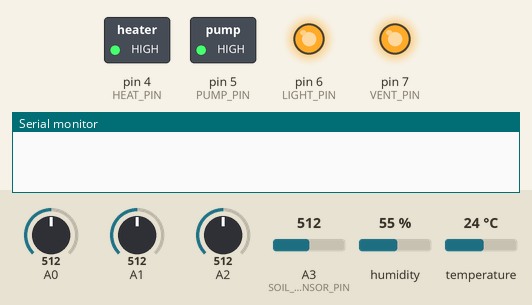
The sketch below on a simulated Arduino Uno, built with avr-gcc and run on an emulated ATmega328P. Parts: switched loads named in the sketch (green lamp = pin HIGH), output pins drawn as LEDs (lit = HIGH), the last lines printed to the serial monitor. Inputs (shaded band) come from the test bench; at power-on: temperature 24 °C, A3 (SOIL_MOISTURE_SENSOR_PIN) = 512, A0 = 512, A1 = 512, A2 = 512, humidity 55 %.

Above: at 1.2 s.
1.3 s: temperature set to 28 °C
7.3 s: temperature set to 31 °C
At 9.1 s:
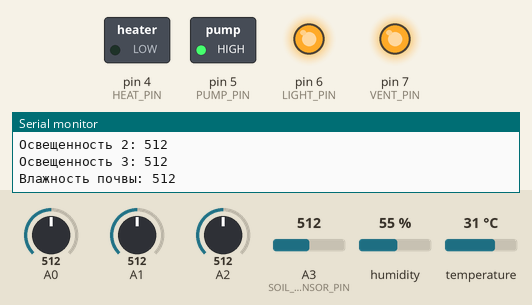
13.3 s: temperature set to 12 °C
At 14.9 s:
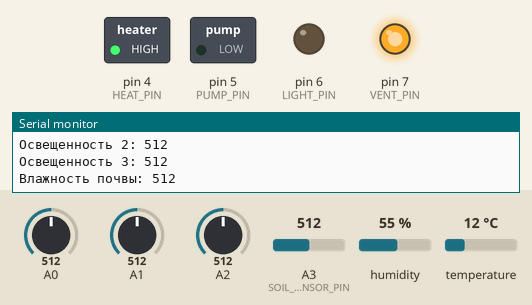
19.3 s: A3 (SOIL_MOISTURE_SENSOR_PIN) set to 893
21.5 s: A3 (SOIL_MOISTURE_SENSOR_PIN) set to 911
At 22.3 s:
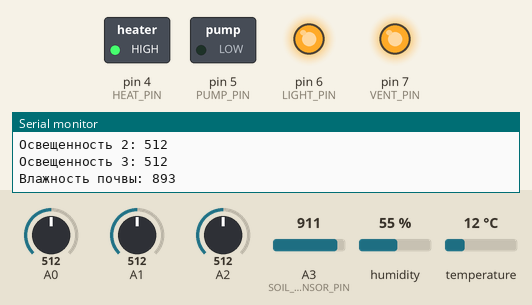
23.0 s: temperature set to 33 °C
At 25.6 s:
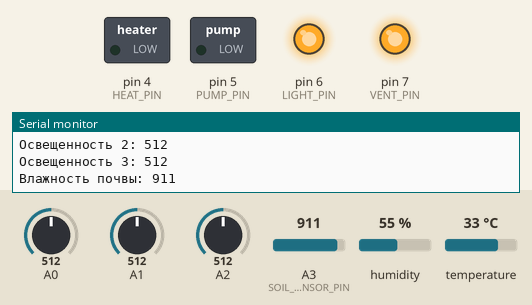
Timing chart, 0 to 26.8 s (numbered marks = the images above; inputs shaded):
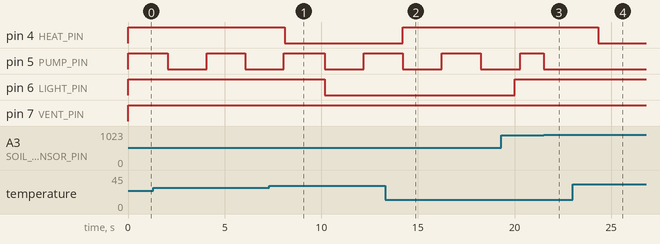

Measured:
- the behaviour switches between 29 and 30 °C on temperature (found by bisection; images 0 and 1)
- the behaviour switches between 899 and 900 on A3 (SOIL_MOISTURE_SENSOR_PIN) (found by bisection; images 2 and 3)
- after the input at 7.3 s, pin 4 (HEAT_PIN): HIGH → LOW after 0.82 s
- after the input at 13.3 s, pin 4 (HEAT_PIN): LOW → HIGH after 0.92 s
- after the input at 21.5 s, pin 5 (PUMP_PIN): HIGH → LOW after 0.00 s instead of 0.81 s
- after the input at 23.0 s, pin 4 (HEAT_PIN): HIGH → LOW after 1.3 s

The sketch:

Task_3.ino
```cpp
#include "DHT.h"

#define PUMP_PIN 5
#define LIGHT_PIN 6
#define HEAT_PIN 4
#define VENT_PIN 7

#define TEMP_HUMID_SENSOR_PIN 12
#define SOIL_MOISTURE_SENSOR_PIN 3

const int Light_Sensors_Count = 3;
const int LIGHT_SENSORS_PINS[Light_Sensors_Count] = {0, 1, 2};

int Air_Humidity_Value;
int Temperature_Value;
int Soil_Moisture_Value;
int Lighting_Values[Light_Sensors_Count];

bool Light_Status;
bool Heat_Status;
bool Vent_Status;

bool Low_Moisture_Flag;
bool Pump_Status;

unsigned long Previous_Time_Marker = 0;
unsigned long Current_Time_Value;
const unsigned long Day_Period = 10*1000;
const unsigned long Night_Period = 10*1000;
bool Night_Flag;

unsigned long Last_Serial_Time = 0;
const unsigned long Serial_Output_Interval = 5000;

unsigned long Watering_Start_Time = 0;
unsigned long Watering_Stop_Time = 0;
const unsigned long Watering_Duration = 2000;
const unsigned long Watering_Pause = 2000;
bool Watering_In_Progress = false;
bool Pump_Active_State;

struct Thresholds{
  int Temperature;
  int Air_Humidity;
  int Soil_Moisture;
  int Light;
};

struct Thresholds Min_Values;
struct Thresholds Max_Values;

DHT dht(TEMP_HUMID_SENSOR_PIN, DHT11);

void setup() {
  Serial.begin(9600);
  dht.begin();
  pinMode(PUMP_PIN, OUTPUT);
  pinMode(LIGHT_PIN, OUTPUT);
  pinMode(HEAT_PIN, OUTPUT);
  pinMode(VENT_PIN, OUTPUT);
  Initialize_Thresholds();
}

void Time_Cycle_Manager(){
  Current_Time_Value = millis();
  if (Current_Time_Value - Previous_Time_Marker < Day_Period){
    Night_Flag = false;
  }
  else if (Current_Time_Value - Previous_Time_Marker > Day_Period && Current_Time_Value - Previous_Time_Marker < Night_Period + Day_Period){
    Night_Flag = true;
  }
  else if (Current_Time_Value - Previous_Time_Marker > Night_Period){
    Night_Flag = false;
    Previous_Time_Marker = Current_Time_Value;
  }
}

void Read_Light_Sensors() {
  for (int i = 0; i < Light_Sensors_Count; i++) {
    Lighting_Values[i] = analogRead(LIGHT_SENSORS_PINS[i]);
  }
}

bool Determine_Light_Control() {
  int Low_Light_Counter = 0;
  for (int i = 0; i < Light_Sensors_Count; i++) {
    if (Lighting_Values[i] >= Min_Values.Light) {
      Low_Light_Counter = Low_Light_Counter + 1;
    }
  }

  int Majority_Threshold = Light_Sensors_Count / 2 + 1;
  return (Low_Light_Counter >= Majority_Threshold && Night_Flag == false);
}

void Check_Light_Condition(){
  Light_Status = Determine_Light_Control();
}

void Check_Temperature_Condition(const int Temp_Value){
  if (Temp_Value < Min_Values.Temperature){
    Heat_Status = true;
  }
  else if (Temp_Value >= Max_Values.Temperature){
    Heat_Status = false;
  }
}

void Check_Air_Humidity_Condition(const int Humidity_Value){
  if (Humidity_Value > Max_Values.Air_Humidity){
    Vent_Status = true;
  }
  else if (Humidity_Value <= Min_Values.Air_Humidity){
    Vent_Status = false;
  }
}

void Check_Soil_Moisture_Condition(const int Moisture_Value){
  if (Soil_Moisture_Value < Min_Values.Soil_Moisture){
    Low_Moisture_Flag = true;
  }
  else if (Soil_Moisture_Value >= Max_Values.Soil_Moisture){
    Low_Moisture_Flag = false;
  }
}

void Control_Light_System(const bool Light_State){
  if (Light_State == true){
    digitalWrite(LIGHT_PIN , HIGH);
  }
  else{
    digitalWrite(LIGHT_PIN , LOW);
  }
}

void Control_Heating_System(const bool Heat_State){
  if (Heat_State == true){
    digitalWrite(HEAT_PIN , HIGH);
  }
  else{
    digitalWrite(HEAT_PIN , LOW);
  }
}

void Control_Ventilation_System(const bool Vent_State, const bool Heat_State){
  if (Vent_State == true || Heat_State == true){
    digitalWrite(VENT_PIN , HIGH);
  }
  else{
    digitalWrite(VENT_PIN , LOW);
  }
}

void Determine_Pump_Operation(const bool Moisture_Low_Flag){
   if (Moisture_Low_Flag == false){
    Pump_Status = false;
    Watering_In_Progress = false;
  }
  else {
    if (Watering_In_Progress == true && Pump_Active_State == true){
      if (Current_Time_Value - Watering_Start_Time < Watering_Duration){
        Pump_Status = true;
      }
      else{
        Pump_Status = false;
        Pump_Active_State = false;
        Watering_Stop_Time = Current_Time_Value;
      }
    }
    else if (Watering_In_Progress == true && Pump_Active_State == false){
      if (Current_Time_Value - Watering_Stop_Time < Watering_Pause){
          Pump_Status = false;
      }
      else{
          Watering_In_Progress = false;
      }
    }
    else if (Watering_In_Progress == false){
      Pump_Active_State = true;
      Watering_Start_Time = Current_Time_Value;
      Watering_In_Progress = true;
    }
  }
}

void Operate_Pump_System(const bool Pump_State){
    if (Pump_State == true){
    digitalWrite(PUMP_PIN , HIGH);
  }
  else{
    digitalWrite(PUMP_PIN , LOW);
  }
}

void Initialize_Thresholds(){
  Min_Values.Temperature = 29;
  Min_Values.Air_Humidity = 20;
  Min_Values.Soil_Moisture = 900;
  Min_Values.Light = 200;

  Max_Values.Temperature = 30;
  Max_Values.Air_Humidity = 40;
  Max_Values.Soil_Moisture = 10;
  Max_Values.Light = 20;
}

void Output_Serial_Data(){
  Serial.print("Температура: ");
  Serial.println(Temperature_Value);
  Serial.print("Влажность воздуха: ");
  Serial.println(Air_Humidity_Value);

  for (int i = 0; i < Light_Sensors_Count; i++) {
    Serial.print("Освещенность ");
    Serial.print(i + 1);
    Serial.print(": ");
    Serial.println(Lighting_Values[i]);
  }

  Serial.print("Влажность почвы: ");
  Serial.println(Soil_Moisture_Value);
  Serial.println();
}

void loop(){
  Air_Humidity_Value = dht.readHumidity();
  Temperature_Value = dht.readTemperature();
  Soil_Moisture_Value = analogRead(SOIL_MOISTURE_SENSOR_PIN);

  Read_Light_Sensors();

  Time_Cycle_Manager();
  Check_Light_Condition();
  Check_Temperature_Condition(Temperature_Value);
  Check_Air_Humidity_Condition(Air_Humidity_Value);
  Check_Soil_Moisture_Condition(Soil_Moisture_Value);

  Control_Light_System(Light_Status);
  Control_Heating_System(Heat_Status);
  Control_Ventilation_System(Vent_Status, Heat_Status);

  Determine_Pump_Operation(Low_Moisture_Flag);
  Operate_Pump_System(Pump_Status);

  if (Current_Time_Value - Last_Serial_Time >= Serial_Output_Interval) {
    Output_Serial_Data();
    Last_Serial_Time = Current_Time_Value;
  }
}
```

Task_1.cpp
```cpp
#include <stdio.h>

typedef long long int RUB;

struct Person {
    RUB bank_account;
    RUB income;
    RUB rent_price;
    RUB food_price;
    RUB invested_money;
    RUB mortgage;
    RUB other_spendings;
    RUB flat_price;
    RUB all_spendings;
};

struct Person alice;
struct Person bob;

void alice_init() {
    alice.bank_account = 1000 * 1000;
    alice.income = 300 * 1000;
    alice.rent_price = 60 * 1000;
    alice.food_price = 25 * 1000;
    alice.other_spendings = 30 * 1000;
    alice.invested_money = alice.income - (alice.rent_price + alice.food_price + alice.other_spendings);
}

void bob_init() {
    bob.bank_account = 500 * 1000;
    bob.income = 200 * 1000;
    bob.flat_price = 20 * 1000 * 1000;
    bob.food_price = 25 * 1000;
    bob.other_spendings = 30 * 1000;
    bob.mortgage = 60 * 1000;
    bob.invested_money = bob.income - (bob.mortgage + bob.food_price + bob.other_spendings);
}

void alice_print() {
    printf("Alice bank account = %lld rub.\n", alice.bank_account);
}

void bob_print() {
    printf("Bob bank account = %lld rub.\n", bob.bank_account);
}

void bob_mortgage(const int current_year, const int current_month) {
    int start_year = 2025;
    int start_month = 9;
    int duration_years = 15;

    int years_passed = current_year - start_year;
    int total_months_passed = years_passed * 12 + (current_month - start_month);

    if (total_months_passed < duration_years * 12) {
        bob.bank_account -= bob.mortgage;
    }
}

void alice_income(const int year, const int month) {
    if (year == 2030 && month == 10) {
        alice.income *= 1.5;
    }
    alice.bank_account += alice.income;
    if (month == 12) {
        alice.bank_account += alice.income;
    }
}

void bob_income(const int year, const int month) {
    if (year == 2030 && month == 10) {
        bob.income *= 1.5;
    }
    bob.bank_account += bob.income;
}

void apply_inflation(RUB* cost, int year, int month) {
    if (month == 12) {
        *cost *= 1.08;
    }
}

void alice_rent(int year, int month) {
    alice.bank_account -= alice.rent_price;
    apply_inflation(&alice.rent_price, year, month);
}

void alice_food(int year, int month) {
    alice.bank_account -= alice.food_price;
    if (month == 5) {
        alice.bank_account -= 10000;
    }
    apply_inflation(&alice.food_price, year, month);
}

void bob_food(int year, int month) {
    bob.bank_account -= bob.food_price;
    if (month == 5) {
        bob.bank_account -= 20000;
    }
    apply_inflation(&bob.food_price, year, month);
}

void alice_deposit(int year, int month) {
    alice.bank_account += alice.invested_money * 0.18;
}

void bob_deposit(int year, int month) {
    bob.bank_account += bob.invested_money * 0.18;
}

void bob_trip(int year, int month) {
    if (month == 6) {
        bob.bank_account -= 250000;
    }

    if (year == 2035 && month == 12) {
        bob.bank_account -= 600000;
    }
}

void bob_other_spendings(int year, int month) {
    bob.bank_account -= bob.other_spendings;
    if (month == 6) {
        bob.bank_account -= 10000;
    }

    if (year == 2035 && month == 12) {
        bob.bank_account -= 250000;
    }

    if (year == 2035 && month == 12) {
        bob.bank_account -= 200000;
    }
    apply_inflation(&bob.other_spendings, year, month);
}

void alice_other_spendings(int year, int month) {
    alice.bank_account -= alice.other_spendings;
    if (month == 6) {
        alice.bank_account -= 20000;
    }

    if (year == 2035 && month == 12) {
        alice.bank_account -= 250000;
    }

    if (year == 2035 && month == 12) {
        alice.bank_account -= 200000;
    }
    apply_inflation(&alice.other_spendings, year, month);
}

void alice_trip(int year, int month) {
    if (month == 6) {
        alice.bank_account -= 250000;
    }

    if (year == 2035 && month == 12) {
        alice.bank_account -= 600000;
    }

    if (year == 2040 && month == 1) {
        alice.bank_account -= 800000;
    }
}

void bob_flat(int year, int month) {
    if (year == 2045 && month == 8)
        bob.bank_account += bob.flat_price * 2;
}

void run_simulation() {
    int current_year = 2025;
    int current_month = 9;

    while (!(current_year == 2045 && current_month == 9)) {
        bob_income(current_year, current_month);
        bob_mortgage(current_year, current_month);
        bob_food(current_year, current_month);
        bob_trip(current_year, current_month);
        bob_other_spendings(current_year, current_month);
        bob_deposit(current_year, current_month);
        bob_flat(current_year, current_month);

        alice_income(current_year, current_month);
        alice_rent(current_year, current_month);
        alice_food(current_year, current_month);
        alice_deposit(current_year, current_month);
        alice_trip(current_year, current_month);
        alice_other_spendings(current_year, current_month);

        current_month++;
        if (current_month == 13) {
            current_year++;
            current_month = 1;
        }
    }
}

int main() {
    alice_init();
    bob_init();

    run_simulation();

    alice_print();
    bob_print();

    return 0;
}
```
